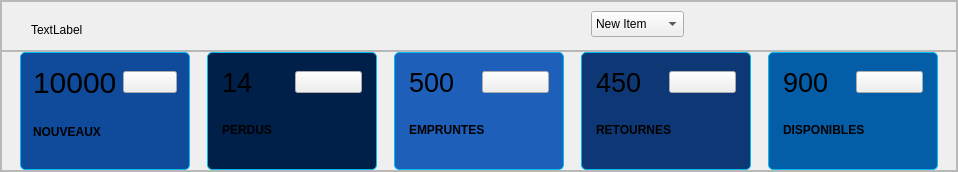
                         <widget class="QFrame" name="frame_6">
                          <property name="frameShape">
                           <enum>QFrame::StyledPanel</enum>
                          </property>
                          <property name="frameShadow">
                           <enum>QFrame::Raised</enum>
                          </property>
                          <layout class="QVBoxLayout" name="verticalLayout_8">
                           <property name="spacing">
                            <number>0</number>
                           </property>
                           <property name="leftMargin">
                            <number>0</number>
                           </property>
                           <property name="topMargin">
                            <number>0</number>
                           </property>
                           <property name="rightMargin">
                            <number>0</number>
                           </property>
                           <property name="bottomMargin">
                            <number>0</number>
                           </property>
                           <item alignment="Qt::AlignTop">
                            <widget class="QFrame" name="frame_12">
                             <property name="minimumSize">
                              <size>
                               <width>0</width>
                               <height>50</height>
                              </size>
                             </property>
                             <property name="frameShape">
                              <enum>QFrame::StyledPanel</enum>
                             </property>
                             <property name="frameShadow">
                              <enum>QFrame::Raised</enum>
                             </property>
                             <widget class="QLabel" name="label_3">
                              <property name="geometry">
                               <rect>
                                <x>30</x>
                                <y>20</y>
                                <width>71</width>
                                <height>18</height>
                               </rect>
                              </property>
                              <property name="text">
                               <string>TextLabel</string>
                              </property>
                             </widget>
                             <widget class="QComboBox" name="comboBox">
                              <property name="geometry">
                               <rect>
                                <x>590</x>
                                <y>10</y>
                                <width>93</width>
                                <height>26</height>
                               </rect>
                              </property>
                              <item>
                               <property name="text">
                                <string>New Item</string>
                               </property>
                              </item>
                              <item>
                               <property name="text">
                                <string>New Item</string>
                               </property>
                              </item>
                              <item>
                               <property name="text">
                                <string>New Item</string>
                               </property>
                              </item>
                              <item>
                               <property name="text">
                                <string>New Item</string>
                               </property>
                              </item>
                              <item>
                               <property name="text">
                                <string>New Item</string>
                               </property>
                              </item>
                              <item>
                               <property name="text">
                                <string>New Item</string>
                               </property>
                              </item>
                             </widget>
                            </widget>
                           </item>
                           <item>
                            <widget class="QFrame" name="frame_13">
                             <property name="minimumSize">
                              <size>
                               <width>500</width>
                               <height>120</height>
                              </size>
                             </property>
                             <property name="frameShape">
                              <enum>QFrame::StyledPanel</enum>
                             </property>
                             <property name="frameShadow">
                              <enum>QFrame::Raised</enum>
                             </property>
                             <layout class="QHBoxLayout" name="horizontalLayout_11">
                              <property name="spacing">
                               <number>17</number>
                              </property>
                              <property name="leftMargin">
                               <number>18</number>
                              </property>
                              <property name="topMargin">
                               <number>0</number>
                              </property>
                              <property name="rightMargin">
                               <number>18</number>
                              </property>
                              <property name="bottomMargin">
                               <number>0</number>
                              </property>
                              <item>
                               <widget class="QFrame" name="bookAdded">
                                <property name="minimumSize">
                                 <size>
                                  <width>170</width>
                                  <height>0</height>
                                 </size>
                                </property>
                                <property name="styleSheet">
                                 <string notr="true">#bookAdded{
	background-color: #0f4a9b;
	padding : 3px;
	border-radius:5px;
	border: 1px solid #00bbf0;
}</string>
                                </property>
                                <property name="frameShape">
                                 <enum>QFrame::StyledPanel</enum>
                                </property>
                                <property name="frameShadow">
                                 <enum>QFrame::Raised</enum>
                                </property>
                                <layout class="QVBoxLayout" name="verticalLayout_9">
                                 <item>
                                  <layout class="QHBoxLayout" name="horizontalLayout_12">
                                   <item>
                                    <widget class="QLabel" name="label_2">
                                     <property name="styleSheet">
                                      <string notr="true">#label_2{
	font-size:30px;
}</string>
                                     </property>
                                     <property name="text">
                                      <string>10000</string>
                                     </property>
                                    </widget>
                                   </item>
                                   <item>
                                    <widget class="QPushButton" name="iconAdd">
                                     <property name="styleSheet">
                                      <string notr="true">#iconAdd{
	text-align: right;
	color:blue;
}</string>
                                     </property>
                                     <property name="text">
                                      <string/>
                                     </property>
                                     <property name="icon">
                                      <iconset resource="icons.qrc">
                                       <normaloff>:/iconWhite/plus-square.svg</normaloff>:/iconWhite/plus-square.svg</iconset>
                                     </property>
                                     <property name="iconSize">
                                      <size>
                                       <width>35</width>
                                       <height>35</height>
                                      </size>
                                     </property>
                                    </widget>
                                   </item>
                                  </layout>
                                 </item>
                                 <item>
                                  <layout class="QHBoxLayout" name="horizontalLayout_7">
                                   <item>
                                    <widget class="QLabel" name="label_5">
                                     <property name="font">
                                      <font>
                                       <weight>75</weight>
                                       <bold>true</bold>
                                      </font>
                                     </property>
                                     <property name="text">
                                      <string>NOUVEAUX</string>
                                     </property>
                                    </widget>
                                   </item>
                                  </layout>
                                 </item>
                                </layout>
                               </widget>
                              </item>
                              <item>
                               <widget class="QFrame" name="lostBook">
                                <property name="minimumSize">
                                 <size>
                                  <width>170</width>
                                  <height>0</height>
                                 </size>
                                </property>
                                <property name="styleSheet">
                                 <string notr="true">#lostBook{
	background-color: #00204a;
	border-radius:5px;
	border: 1px solid #00bbf0;
    padding : 5px;
}</string>
                                </property>
                                <property name="frameShape">
                                 <enum>QFrame::StyledPanel</enum>
                                </property>
                                <property name="frameShadow">
                                 <enum>QFrame::Raised</enum>
                                </property>
                                <layout class="QVBoxLayout" name="verticalLayout_10">
                                 <item>
                                  <layout class="QHBoxLayout" name="horizontalLayout_13">
                                   <item>
                                    <widget class="QLabel" name="label_6">
                                     <property name="font">
                                      <font>
                                       <pointsize>20</pointsize>
                                       <weight>50</weight>
                                       <bold>false</bold>
                                      </font>
                                     </property>
                                     <property name="text">
                                      <string>14</string>
                                     </property>
                                    </widget>
                                   </item>
                                   <item>
                                    <widget class="QPushButton" name="iconLost">
                                     <property name="styleSheet">
                                      <string notr="true">#iconLost{
	text-align: right;
}</string>
                                     </property>
                                     <property name="text">
                                      <string/>
                                     </property>
                                     <property name="icon">
                                      <iconset resource="icons.qrc">
                                       <normaloff>:/iconWhite/x-square.svg</normaloff>:/iconWhite/x-square.svg</iconset>
                                     </property>
                                     <property name="iconSize">
                                      <size>
                                       <width>35</width>
                                       <height>35</height>
                                      </size>
                                     </property>
                                    </widget>
                                   </item>
                                  </layout>
                                 </item>
                                 <item>
                                  <layout class="QHBoxLayout" name="horizontalLayout_8">
                                   <item>
                                    <widget class="QLabel" name="label_8">
                                     <property name="font">
                                      <font>
                                       <weight>75</weight>
                                       <bold>true</bold>
                                      </font>
                                     </property>
                                     <property name="text">
                                      <string>PERDUS</string>
                                     </property>
                                    </widget>
                                   </item>
                                  </layout>
                                 </item>
                                </layout>
                               </widget>
                              </item>
                              <item>
                               <widget class="QFrame" name="borrowedBook">
                                <property name="minimumSize">
                                 <size>
                                  <width>170</width>
                                  <height>0</height>
                                 </size>
                                </property>
                                <property name="styleSheet">
                                 <string notr="true">#borrowedBook{
	background-color: #1e5fb9;
	border-radius:5px;
	border: 1px solid #00bbf0;
	padding : 5px;
}</string>
                                </property>
                                <property name="frameShape">
                                 <enum>QFrame::StyledPanel</enum>
                                </property>
                                <property name="frameShadow">
                                 <enum>QFrame::Raised</enum>
                                </property>
                                <layout class="QVBoxLayout" name="verticalLayout_11">
                                 <item>
                                  <layout class="QHBoxLayout" name="horizontalLayout_14">
                                   <item>
                                    <widget class="QLabel" name="label_9">
                                     <property name="font">
                                      <font>
                                       <pointsize>20</pointsize>
                                      </font>
                                     </property>
                                     <property name="text">
                                      <string>500</string>
                                     </property>
                                    </widget>
                                   </item>
                                   <item>
                                    <widget class="QPushButton" name="iconBorrowed">
                                     <property name="styleSheet">
                                      <string notr="true">#iconBorrowed{
	text-align: right;
}</string>
                                     </property>
                                     <property name="text">
                                      <string/>
                                     </property>
                                     <property name="icon">
                                      <iconset resource="icons.qrc">
                                       <normaloff>:/iconWhite/arrow-up-circle.svg</normaloff>:/iconWhite/arrow-up-circle.svg</iconset>
                                     </property>
                                     <property name="iconSize">
                                      <size>
                                       <width>35</width>
                                       <height>35</height>
                                      </size>
                                     </property>
                                    </widget>
                                   </item>
                                  </layout>
                                 </item>
                                 <item>
                                  <layout class="QHBoxLayout" name="horizontalLayout_9">
                                   <item>
                                    <widget class="QLabel" name="label_10">
                                     <property name="font">
                                      <font>
                                       <weight>75</weight>
                                       <bold>true</bold>
                                      </font>
                                     </property>
                                     <property name="text">
                                      <string>EMPRUNTES</string>
                                     </property>
                                    </widget>
                                   </item>
                                  </layout>
                                 </item>
                                </layout>
                               </widget>
                              </item>
                              <item>
                               <widget class="QFrame" name="returnedBook">
                                <property name="minimumSize">
                                 <size>
                                  <width>170</width>
                                  <height>0</height>
                                 </size>
                                </property>
                                <property name="styleSheet">
                                 <string notr="true">#returnedBook{
	background-color: #0e3875;
	border-radius:5px;
	border: 1px solid #00bbf0;
	padding : 5px;
}</string>
                                </property>
                                <property name="frameShape">
                                 <enum>QFrame::StyledPanel</enum>
                                </property>
                                <property name="frameShadow">
                                 <enum>QFrame::Raised</enum>
                                </property>
                                <layout class="QVBoxLayout" name="verticalLayout_13">
                                 <item>
                                  <layout class="QHBoxLayout" name="horizontalLayout_16">
                                   <item>
                                    <widget class="QLabel" name="label_15">
                                     <property name="font">
                                      <font>
                                       <pointsize>20</pointsize>
                                      </font>
                                     </property>
                                     <property name="text">
                                      <string>450</string>
                                     </property>
                                    </widget>
                                   </item>
                                   <item>
                                    <widget class="QPushButton" name="iconReturned">
                                     <property name="styleSheet">
                                      <string notr="true">#iconReturned{
	text-align: right;
}</string>
                                     </property>
                                     <property name="text">
                                      <string/>
                                     </property>
                                     <property name="icon">
                                      <iconset resource="icons.qrc">
                                       <normaloff>:/iconWhite/arrow-down-circle.svg</normaloff>:/iconWhite/arrow-down-circle.svg</iconset>
                                     </property>
                                     <property name="iconSize">
                                      <size>
                                       <width>35</width>
                                       <height>35</height>
                                      </size>
                                     </property>
                                    </widget>
                                   </item>
                                  </layout>
                                 </item>
                                 <item>
                                  <layout class="QHBoxLayout" name="horizontalLayout_17">
                                   <item>
                                    <widget class="QLabel" name="label_17">
                                     <property name="font">
                                      <font>
                                       <weight>75</weight>
                                       <bold>true</bold>
                                      </font>
                                     </property>
                                     <property name="text">
                                      <string>RETOURNES</string>
                                     </property>
                                    </widget>
                                   </item>
                                  </layout>
                                 </item>
                                </layout>
                               </widget>
                              </item>
                              <item>
                               <widget class="QFrame" name="availableBook">
                                <property name="minimumSize">
                                 <size>
                                  <width>170</width>
                                  <height>0</height>
                                 </size>
                                </property>
                                <property name="styleSheet">
                                 <string notr="true">#availableBook{
	background-color: #035da7;
	border-radius:5px;
	border: 1px solid #00bbf0;
	padding : 5px;
}</string>
                                </property>
                                <property name="frameShape">
                                 <enum>QFrame::StyledPanel</enum>
                                </property>
                                <property name="frameShadow">
                                 <enum>QFrame::Raised</enum>
                                </property>
                                <layout class="QVBoxLayout" name="verticalLayout_12">
                                 <item>
                                  <layout class="QHBoxLayout" name="horizontalLayout_15">
                                   <item>
                                    <widget class="QLabel" name="label_12">
                                     <property name="font">
                                      <font>
                                       <pointsize>20</pointsize>
                                      </font>
                                     </property>
                                     <property name="text">
                                      <string>900</string>
                                     </property>
                                    </widget>
                                   </item>
                                   <item>
                                    <widget class="QPushButton" name="iconAvailable">
                                     <property name="styleSheet">
                                      <string notr="true">#iconAvailable{
	text-align: right;
}</string>
                                     </property>
                                     <property name="text">
                                      <string/>
                                     </property>
                                     <property name="icon">
                                      <iconset resource="icons.qrc">
                                       <normaloff>:/iconWhite/check-square.svg</normaloff>:/iconWhite/check-square.svg</iconset>
                                     </property>
                                     <property name="iconSize">
                                      <size>
                                       <width>35</width>
                                       <height>35</height>
                                      </size>
                                     </property>
                                    </widget>
                                   </item>
                                  </layout>
                                 </item>
                                 <item>
                                  <layout class="QHBoxLayout" name="horizontalLayout_10">
                                   <item>
                                    <widget class="QLabel" name="label_13">
                                     <property name="font">
                                      <font>
                                       <weight>75</weight>
                                       <bold>true</bold>
                                      </font>
                                     </property>
                                     <property name="text">
                                      <string>DISPONIBLES</string>
                                     </property>
                                    </widget>
                                   </item>
                                  </layout>
                                 </item>
                                </layout>
                               </widget>
                              </item>
                             </layout>
                            </widget>
                           </item>
                          </layout>
                         </widget>
